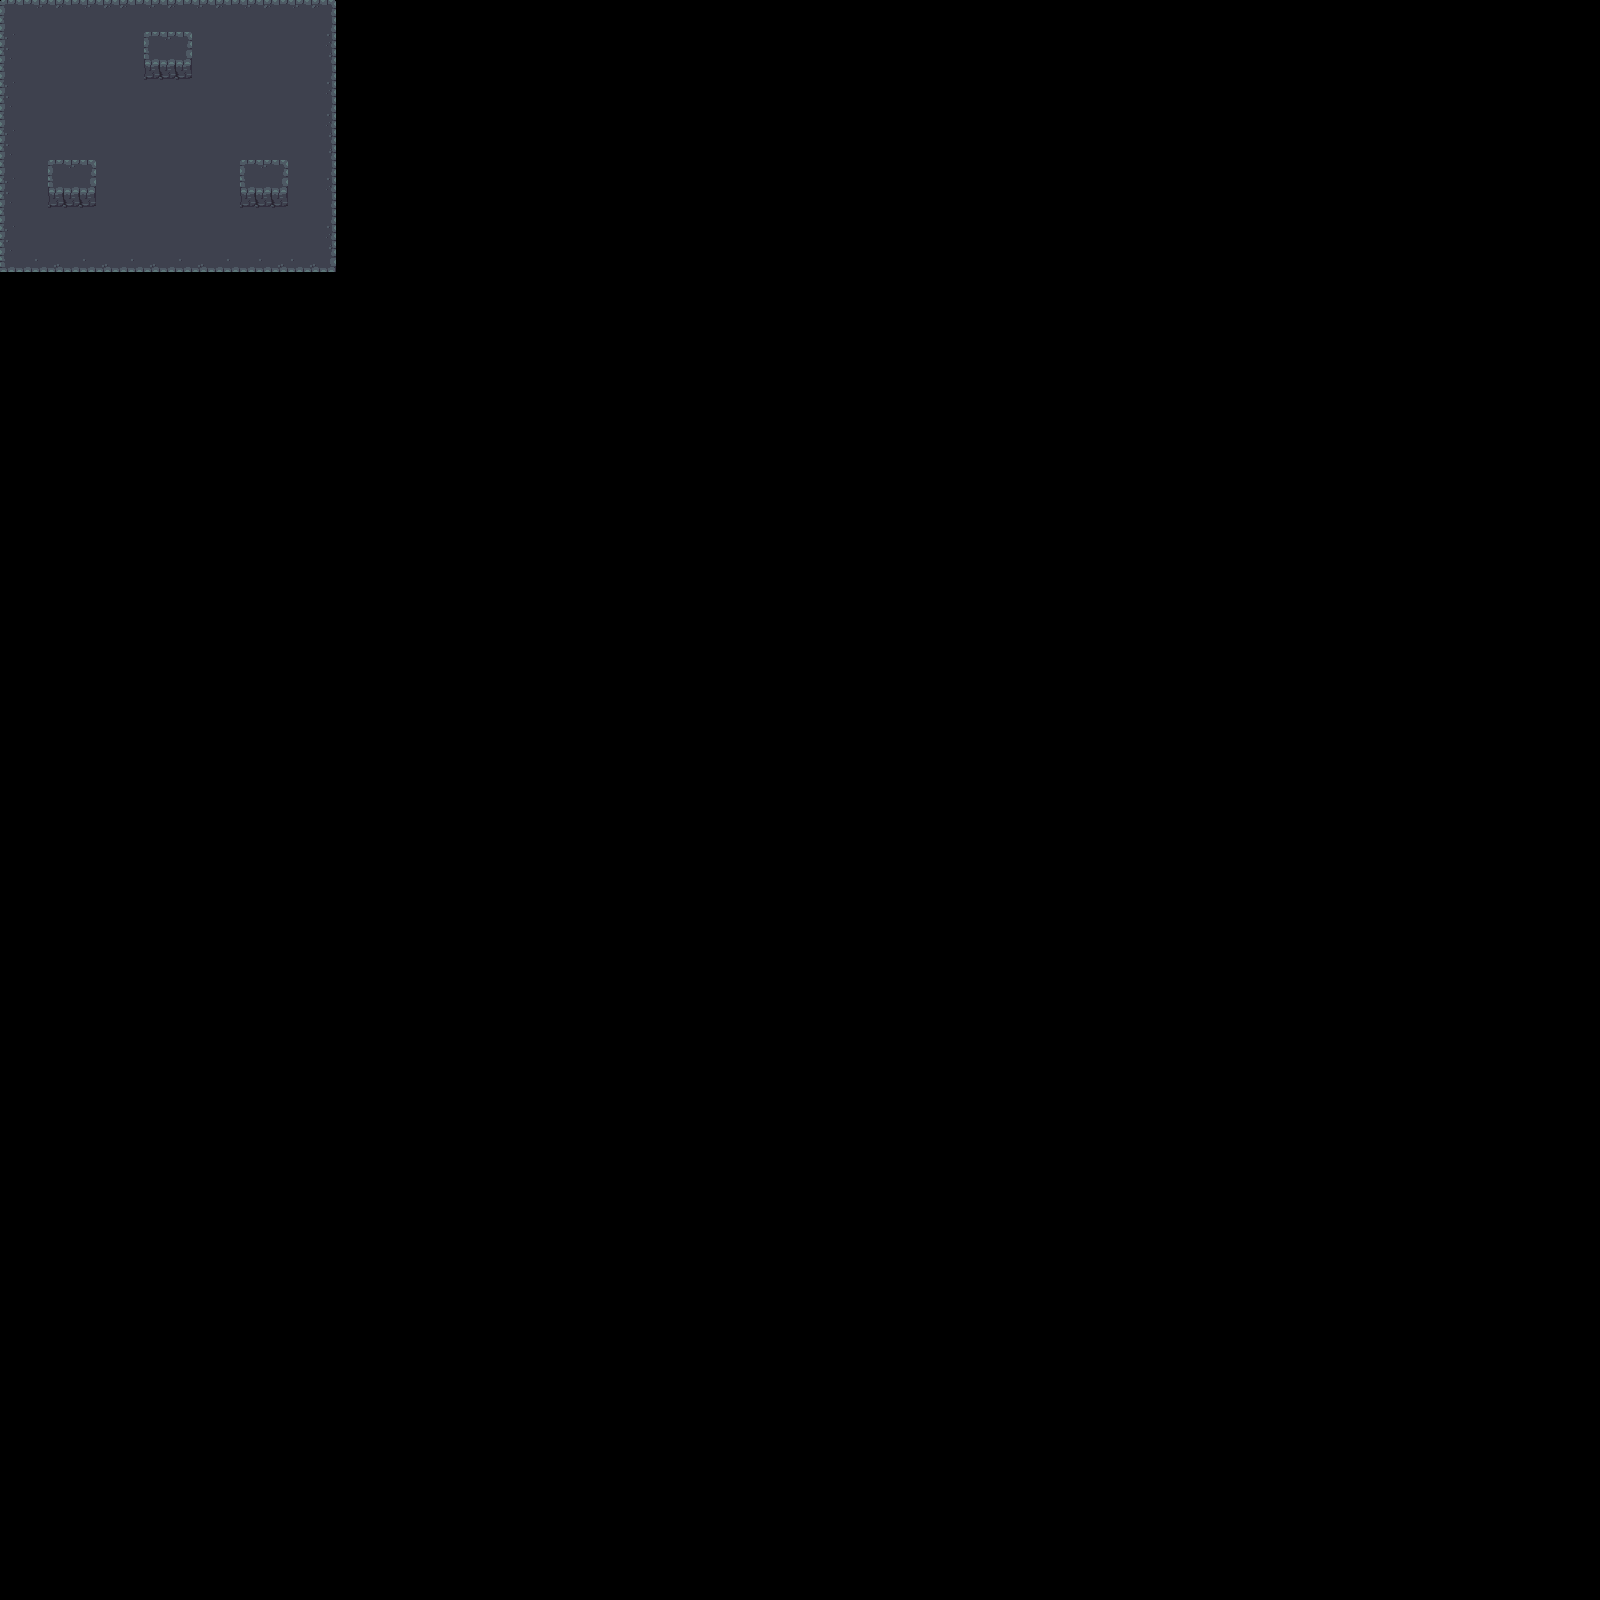

Below is a game level as drawn by its tile map, then a one-line description and the .tmx that defines it (tile-layer data replaced by summaries):
An orthogonal 100x100 tile map with 16x16 px tiles, 2 tile layers (Below Player, World).

<map version="1.2" tiledversion="1.2.3" orientation="orthogonal" renderorder="right-down" width="100" height="100" tilewidth="16" tileheight="16" infinite="0" nextlayerid="3" nextobjectid="1">
 <tileset firstgid="1" name="dungeontileset" tilewidth="16" tileheight="16" tilecount="552" columns="23">
  <image source="dungeon_tiles_0.png" width="368" height="384" />
  <tile id="48">
   <properties>
    <property name="collides" type="bool" value="true" />
   </properties>
  </tile>
  <tile id="49">
   <properties>
    <property name="collides" type="bool" value="true" />
   </properties>
  </tile>
  <tile id="50">
   <properties>
    <property name="collides" type="bool" value="true" />
   </properties>
  </tile>
  <tile id="51">
   <properties>
    <property name="collides" type="bool" value="true" />
   </properties>
  </tile>
  <tile id="52">
   <properties>
    <property name="collides" type="bool" value="true" />
   </properties>
  </tile>
  <tile id="71">
   <properties>
    <property name="collides" type="bool" value="true" />
   </properties>
  </tile>
  <tile id="75">
   <properties>
    <property name="collides" type="bool" value="true" />
   </properties>
  </tile>
  <tile id="94">
   <properties>
    <property name="collides" type="bool" value="true" />
   </properties>
  </tile>
  <tile id="98">
   <properties>
    <property name="collides" type="bool" value="true" />
   </properties>
  </tile>
  <tile id="117">
   <properties>
    <property name="collides" type="bool" value="true" />
   </properties>
  </tile>
  <tile id="121">
   <properties>
    <property name="collides" type="bool" value="true" />
   </properties>
  </tile>
  <tile id="140">
   <properties>
    <property name="collides" type="bool" value="true" />
   </properties>
  </tile>
  <tile id="141">
   <properties>
    <property name="collides" type="bool" value="true" />
   </properties>
  </tile>
  <tile id="142">
   <properties>
    <property name="collides" type="bool" value="true" />
   </properties>
  </tile>
  <tile id="143">
   <properties>
    <property name="collides" type="bool" value="true" />
   </properties>
  </tile>
  <tile id="144">
   <properties>
    <property name="collides" type="bool" value="true" />
   </properties>
  </tile>
  <tile id="232">
   <properties>
    <property name="collides" type="bool" value="true" />
   </properties>
  </tile>
  <tile id="233">
   <properties>
    <property name="collides" type="bool" value="true" />
   </properties>
  </tile>
  <tile id="234">
   <properties>
    <property name="collides" type="bool" value="true" />
   </properties>
  </tile>
  <tile id="255">
   <properties>
    <property name="collides" type="bool" value="true" />
   </properties>
  </tile>
  <tile id="256">
   <properties>
    <property name="collides" type="bool" value="true" />
   </properties>
  </tile>
  <tile id="257">
   <properties>
    <property name="collides" type="bool" value="true" />
   </properties>
  </tile>
  <tile id="278">
   <properties>
    <property name="collides" type="bool" value="true" />
   </properties>
  </tile>
  <tile id="279">
   <properties>
    <property name="collides" type="bool" value="true" />
   </properties>
  </tile>
  <tile id="280">
   <properties>
    <property name="collides" type="bool" value="true" />
   </properties>
  </tile>
 </tileset>
 <layer id="1" name="Below Player" width="100" height="100">
  <data>[10000 cells, 357 non-empty, 24 distinct tile ids]</data>
 </layer>
 <layer id="2" name="World" width="100" height="100">
  <data>[10000 cells, 27 non-empty, 9 distinct tile ids]</data>
 </layer>
</map>
